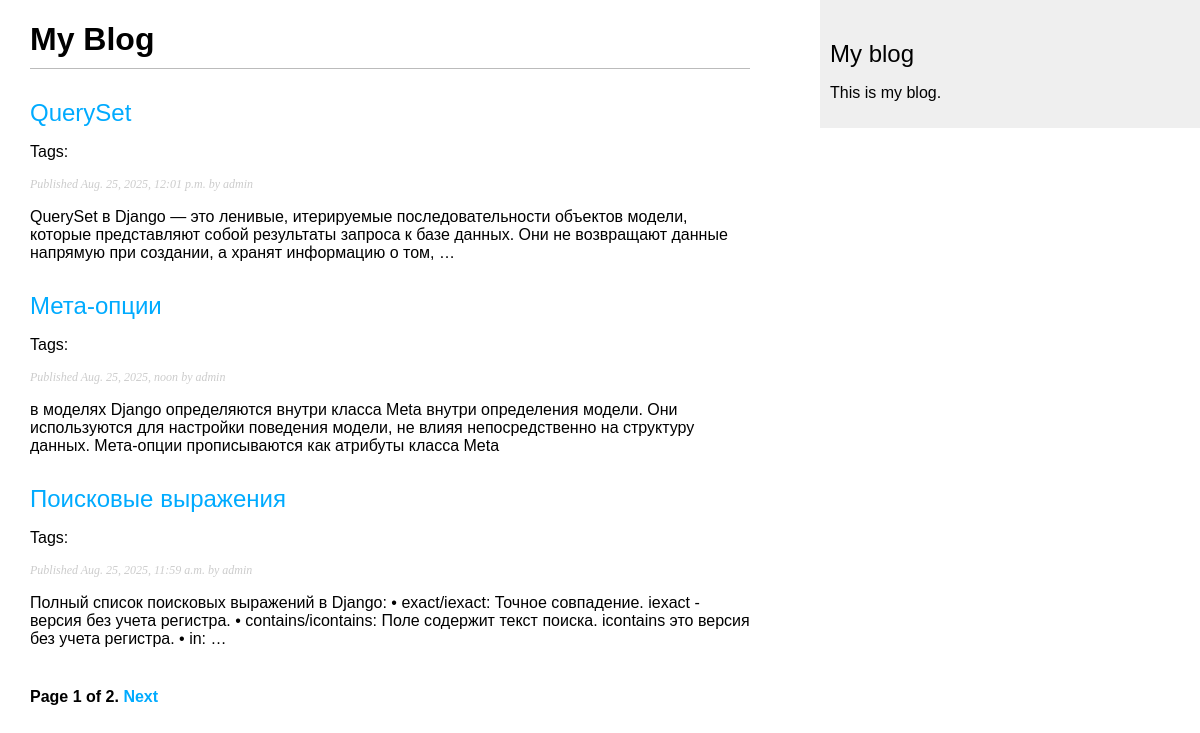
Screenshot of /blog/ with the database file from the repository.
### blog/models.py (models this page shows, shortened)
class Post(models.Model):
    class Status(models.TextChoices):
        DRAFT = 'DF', 'Draft'
        PUBLISHED = 'PB', 'Published'
    title = models.CharField(max_length=250)
    slug = models.SlugField(max_length=250, unique_for_date='publish')
    author = models.ForeignKey(User, on_delete=models.CASCADE, related_name='blog_posts')
    body = models.TextField()
    publish = models.DateTimeField(default=timezone.now)
    created = models.DateTimeField(auto_now_add=True)
    updated = models.DateTimeField(auto_now=True)
    status = models.CharField(max_length=2, choices=Status.choices, default=Status.DRAFT)
    objects = models.Manager()  #стандартный менеджер
    published = PublishedManager()  #менеджер для работы с опубликованными постами
    tags = TaggableManager()    #менеджер для работы с тегами
    class Meta:
        ordering = ['-publish']
        indexes = [
            models.Index(fields=['-publish']),
        ]
    def get_absolute_url(self):
        return reverse('blog:post_detail',
                       args=[self.publish.year,
                             self.publish.month,
                             self.publish.day,
                             self.slug])

### blog/views.py (the view)
# urls.py: path('', views.post_list, name='post_list'),
def post_list(request, tag_slug=None):
    post_list = Post.published.all()
    tag = None
    if tag_slug:
        tag = get_object_or_404(Tag, slug=tag_slug)
        post_list = post_list.filter(tags=tag)
    paginator = Paginator(post_list, 3)
    page_number = request.GET.get('page', 1)
    try:
        posts = paginator.page(page_number)
    except PageNotAnInteger:
        posts = paginator.page(1)
    except EmptyPage:
        posts = paginator.page(paginator.num_pages)
    return render(request,
                  'blog/post/list.html',
                  {'posts': posts,
                   'tag': tag,})

### blog/models.py (called while the page is built)
    def get_queryset(self):
        return super().get_queryset().filter(status=Post.Status.PUBLISHED)

### templates/blog/post/list.html (shortened to what this page needs)
{% extends "blog/base.html" %}
{% block content %}
    <h1>My Blog</h1>
    {% for post in posts %}
    <h2>
        <a href="{{ post.get_absolute_url }}"> {{ post.title }}</a>
    </h2>
    <p class="tags">
        Tags:
    </p>
    <p class="date">
        Published {{ post.publish }} by {{ post.author }}
    </p>
    {{ post.body|truncatewords:30|linebreaks }}
    {% endfor %}
    {% include 'pagination.html' with page=posts %}
{% endblock %}

### blog/static/css/blog.css (style rules this page uses)
body { margin : 0; padding: 0; font-family: helvatica, sans-serif; }
a { color: #00abff; text-decoration: none; }
h1 { font-weigth: normal; border-bottom: 1px solid #bbb; padding: 0 0 10px 0; }
h2 { font-weight: normal; margin: 30px 0 0; }
p.date { color: #ccc; font-family: georgia, serif; font-size: 12px; font-style: italic; }

### rows the page displays
Post: title "QuerySet", publish "Aug. 25, 2025, 12:01 p.m.", author "admin", body "QuerySet в Django — это ленивые, итерируемые последовательности объектов модели, которые представляют собой результаты запроса к базе данных. Они не возвращают данные напрямую при создании, а хранят информацию о том, …"
Post: title "Мета-опции", publish "Aug. 25, 2025, noon", author "admin", body "в моделях Django определяются внутри класса Meta внутри определения модели. Они используются для настройки поведения модели, не влияя непосредственно на структуру данных. Мета-опции прописываются как атрибуты класса Meta"
Post: title "Поисковые выражения", publish "Aug. 25, 2025, 11:59 a.m.", author "admin", body "Полный список поисковых выражений в Django: • exact/iexact: Точное совпадение. iexact - версия без учета регистра. • contains/icontains: Поле содержит текст поиска. icontains это версия без учета регистра. • in: …"

### other values shown
{{ page.number }} "1"
{{ page.paginator.num_pages }} "2"
